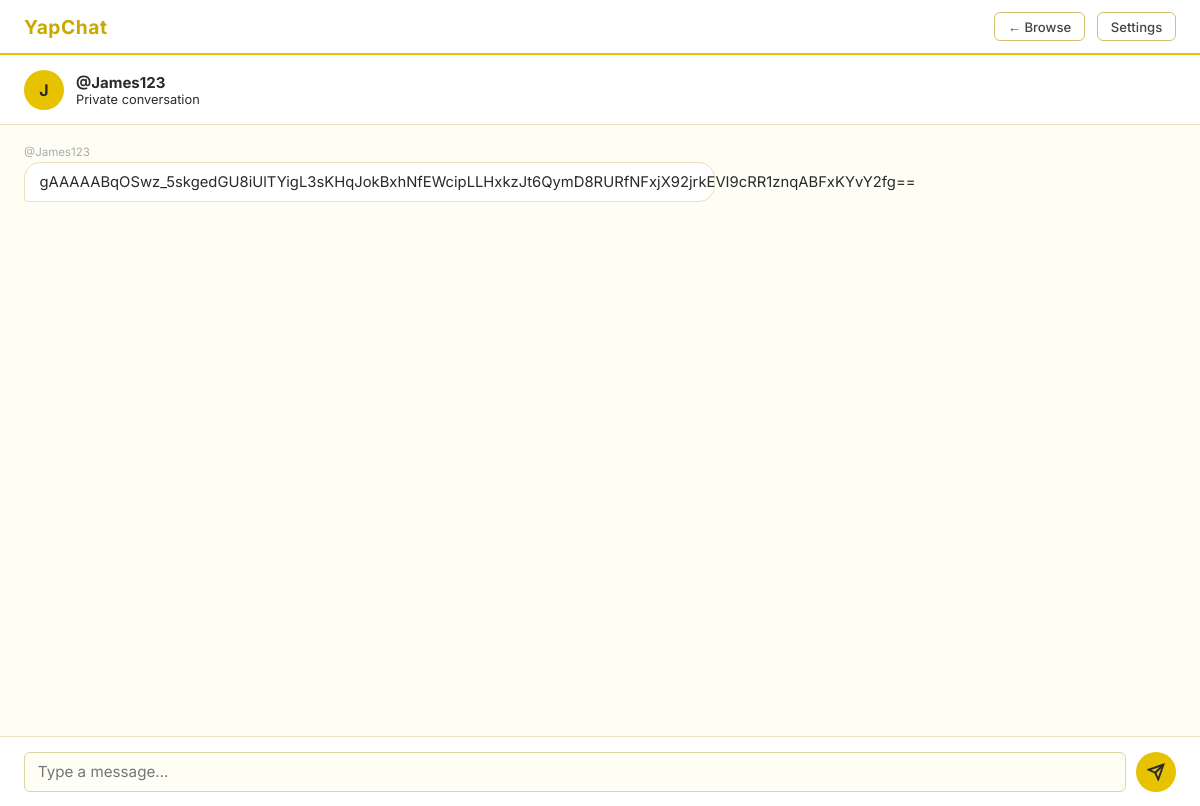
The app's page /messaging/James123 (signed in) with its own data.
### tables this page shows
CREATE TABLE messages (
                id        INTEGER PRIMARY KEY AUTOINCREMENT,
                room      TEXT NOT NULL,
                sender    TEXT NOT NULL,
                text      TEXT NOT NULL,
                timestamp DATETIME DEFAULT CURRENT_TIMESTAMP
            );

### main.py (the view)
@app.route('/messaging/<partner>')
@login_required
def messaging(partner):
    me     = session['username']
    room   = get_room_id(me, partner)  #consistent room key for this pair of users
    user1, user2 = sorted([me, partner])
    with get_db() as conn:
        partner_exists = conn.execute(
            'SELECT username FROM users WHERE username = ?', (partner,)
        ).fetchone()
        if not partner_exists:
            return redirect(url_for('browse'))
        connected = conn.execute(
            'SELECT * FROM connections WHERE user1 = ? AND user2 = ?',
            (user1, user2)
        ).fetchone()
        if not connected:
            return redirect(url_for('browse'))
        history = conn.execute(
            'SELECT sender, text FROM messages WHERE room = ? ORDER BY timestamp ASC',
            (room,)
        ).fetchall()
    history = [{'sender': r['sender'], 'text': r['text']} for r in history]
    return render_template('messaging.html', current_user=me,
                           partner=partner, room=room, history=history)

### main.py (called while the page is built)
def get_db():
    conn = sqlite3.connect(DATABASE)
    conn.row_factory = sqlite3.Row
    return conn

def get_room_id(user1, user2):
    return '_'.join(sorted([user1, user2])) #Generates a consistent, unique room ID for two users.

def login_required(f):
    from functools import wraps
    @wraps(f)
    def decorated(*args, **kwargs):
        if 'username' not in session:
            return redirect(url_for('home'))
        return f(*args, **kwargs)
    return decorated

### templates/messaging.html (shortened to what this page needs)
<!DOCTYPE html>
<html lang="en">
<head>
  <link rel="stylesheet" href="/static/css/style.css">
</head>
<body>
  <nav class="navbar">
    <span class="navbar-brand">YapChat</span>
    <div class="navbar-links">
      <a href="/browse" class="btn btn-secondary btn-sm">← Browse</a>
      <a href="/settings" class="btn btn-secondary btn-sm">Settings</a>
    </div>
  </nav>
  <div class="chat-layout">
    <div class="chat-header">
      <div class="user-avatar" style="width:40px;height:40px;font-size:1rem;">
        {{ partner[0].upper() }}
      </div>
      <div>
        <div style="font-family:var(--font-head);font-weight:700;">@{{ partner }}</div>
        <div style="font-size:.8rem;color:var(--muted);">Private conversation</div>
      </div>
    </div>
    <div class="chat-messages" id="messages">
      {% for msg in history %}
      <div class="msg {{ 'me' if msg.sender == current_user else 'them' }}">
        <span class="msg-sender">@{{ msg.sender }}</span>
        <div class="msg-bubble">{{ msg.text }}</div>
      </div>
      {% endfor %}
    </div>
    <div class="chat-input-area">
      <input type="text" class="chat-input" id="messageInput" placeholder="Type a message…" autocomplete="off">
      <button class="send-btn" id="sendBtn" title="Send">
        <svg width="18" height="18" viewBox="0 0 24 24" fill="none" stroke="currentColor" stroke-width="2.5">
          <line x1="22" y1="2" x2="11" y2="13"/><polygon points="22 2 15 22 11 13 2 9 22 2"/>
        </svg>
      </button>
    </div>
  </div>
</body>
</html>

### static/css/style.css (style rules this page uses)
* { box-sizing: border-box; margin: 0; padding: 0; }
body { font-family: 'Inter', sans-serif; background: #fffef5; color: #2a2a2a; font-size: 15px; }
a { color: #b8860b; text-decoration: none; }
input[type=text], input[type=password], textarea { width: 100%; padding: 0.6rem 0.8rem; border: 1px solid #ddd5a0; border-radius: 6px; font-family: inherit; font-size: 0.95rem; background: #fffef5; color: #2a2a2a; outline: none; }
.btn { display: inline-block; padding: 0.6rem 1.2rem; border-radius: 6px; border: 1px solid transparent; font-family: inherit; font-size: 0.9rem; font-weight: 500; cursor: pointer; text-align: center; transition: opacity 0.15s; }
.btn-secondary { background: #fff; color: #444; border-color: #d4c070; }
.btn-sm { padding: 0.35rem 0.8rem; font-size: 0.82rem; }
.navbar { background: #fff; border-bottom: 2px solid #e6c200; padding: 0.75rem 1.5rem; display: flex; align-items: center; justify-content: space-between; position: sticky; top: 0; z-index: 10; }
.navbar-brand { font-weight: 700; font-size: 1.2rem; color: #c9a800; letter-spacing: 0.03em; }
.navbar-links { display: flex; align-items: center; gap: 0.75rem; }
.user-avatar { width: 44px; height: 44px; border-radius: 50%; background: #e6c200; color: #2a2a2a; display: flex; align-items: center; justify-content: center; font-weight: 700; font-size: 1.1rem; }
.chat-layout { display: flex; flex-direction: column; height: calc(100vh - 49px); }
.chat-header { padding: 0.9rem 1.5rem; border-bottom: 1px solid #e8e0c0; background: #fff; display: flex; align-items: center; gap: 0.75rem; }
.chat-messages { flex: 1; overflow-y: auto; padding: 1.25rem 1.5rem; display: flex; flex-direction: column; gap: 0.6rem; background: #fffef5; }
.msg { display: flex; flex-direction: column; max-width: 60%; gap: 3px; }
.msg.them { align-self: flex-start; }
.msg-bubble { padding: 0.5rem 0.9rem; border-radius: 16px; font-size: 0.925rem; line-height: 1.5; }
.msg.them .msg-bubble { background: #fff; border: 1px solid #e8e0c0; border-bottom-left-radius: 4px; }
.msg-sender { font-size: 0.72rem; color: #aaa; }
.chat-input-area { padding: 0.9rem 1.5rem; border-top: 1px solid #e8e0c0; background: #fff; display: flex; gap: 0.6rem; }
.chat-input { flex: 1; padding: 0.6rem 1rem; border: 1px solid #ddd5a0; border-radius: 20px; font-family: inherit; font-size: 0.95rem; outline: none; background: #fffef5; }
.send-btn { width: 40px; height: 40px; border-radius: 50%; border: none; background: #e6c200; color: #2a2a2a; cursor: pointer; display: flex; align-items: center; justify-content: center; flex-shrink: 0; }

### records on screen
messages: sender "James123", text "gAAAAABqOSwz_5skgedGU8iUlTYigL3sKHqJokBxhNfEWcipLLHxkzJt6QymD8RURfNFxjX92jrkEVI9cRR1znqABFxKYvY2fg=="

### other values on screen
{{ partner[0].upper() }} "J"
{{ partner }} "James123"
